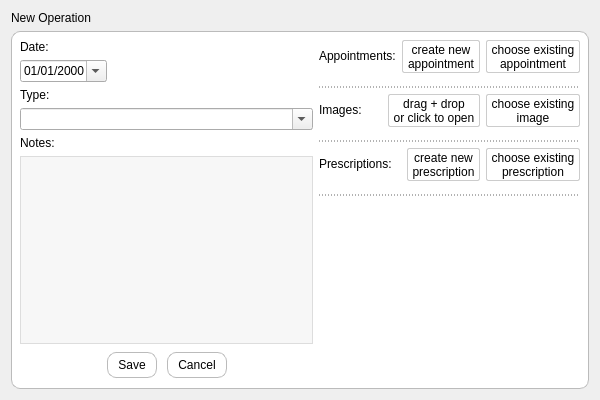
<?xml version="1.0" encoding="UTF-8"?>
<ui version="4.0">
 <class>AddOperation</class>
 <widget class="QDialog" name="AddOperation">
  <property name="windowModality">
   <enum>Qt::NonModal</enum>
  </property>
  <property name="geometry">
   <rect>
    <x>0</x>
    <y>0</y>
    <width>600</width>
    <height>400</height>
   </rect>
  </property>
  <property name="sizePolicy">
   <sizepolicy hsizetype="Fixed" vsizetype="Preferred">
    <horstretch>0</horstretch>
    <verstretch>0</verstretch>
   </sizepolicy>
  </property>
  <property name="minimumSize">
   <size>
    <width>600</width>
    <height>400</height>
   </size>
  </property>
  <property name="windowTitle">
   <string>new operation</string>
  </property>
  <property name="windowIcon">
   <iconset resource="resources.qrc">
    <normaloff>:/icons/New 32x32</normaloff>:/icons/New 32x32</iconset>
  </property>
  <property name="styleSheet">
   <string notr="true"/>
  </property>
  <property name="modal">
   <bool>false</bool>
  </property>
  <layout class="QVBoxLayout" name="verticalLayout">
   <item>
    <widget class="QLabel" name="formTitle">
     <property name="sizePolicy">
      <sizepolicy hsizetype="Preferred" vsizetype="Fixed">
       <horstretch>0</horstretch>
       <verstretch>0</verstretch>
      </sizepolicy>
     </property>
     <property name="text">
      <string>New Operation</string>
     </property>
    </widget>
   </item>
   <item>
    <widget class="QWidget" name="widget" native="true">
     <property name="styleSheet">
      <string notr="true">#widget {
	background:#ffffff;
	border-radius:9px;
	border:1px solid #bbbbbb;
}

QLabel {
	background:#ffffff;
}

QLineEdit, QPlainTextEdit {
	background:#f7f7f7;
	border:1px solid #dddddd;
	padding:2px;
}

#buttonBox QAbstractButton {
	background:#ffffff;
	border-radius:9px;
	border:1px solid #bbbbbb;
	padding:5px;
	padding-left:10px;
	padding-right:10px;
	margin:2px;
}

#buttonBox QAbstractButton:pressed {
	background: #444444;
	color:#ffffff;
}</string>
     </property>
     <layout class="QHBoxLayout" name="horizontalLayout_2">
      <item>
       <layout class="QVBoxLayout" name="verticalLayout_2">
        <item>
         <widget class="QLabel" name="label_2">
          <property name="sizePolicy">
           <sizepolicy hsizetype="Preferred" vsizetype="Fixed">
            <horstretch>0</horstretch>
            <verstretch>0</verstretch>
           </sizepolicy>
          </property>
          <property name="text">
           <string>Date:</string>
          </property>
         </widget>
        </item>
        <item>
         <widget class="QDateEdit" name="op_date">
          <property name="sizePolicy">
           <sizepolicy hsizetype="Fixed" vsizetype="Fixed">
            <horstretch>0</horstretch>
            <verstretch>0</verstretch>
           </sizepolicy>
          </property>
          <property name="styleSheet">
           <string notr="true">QDateEdit, QWidget {
	background:none;
}</string>
          </property>
          <property name="displayFormat">
           <string>dd/MM/yyyy</string>
          </property>
          <property name="calendarPopup">
           <bool>true</bool>
          </property>
          <property name="currentSectionIndex">
           <number>0</number>
          </property>
         </widget>
        </item>
        <item>
         <widget class="QLabel" name="label_3">
          <property name="sizePolicy">
           <sizepolicy hsizetype="Preferred" vsizetype="Fixed">
            <horstretch>0</horstretch>
            <verstretch>0</verstretch>
           </sizepolicy>
          </property>
          <property name="text">
           <string>Type:</string>
          </property>
         </widget>
        </item>
        <item>
         <widget class="QComboBox" name="op_type">
          <property name="styleSheet">
           <string notr="true">QComboBox, QWidget {
	background:none;
}</string>
          </property>
          <property name="editable">
           <bool>true</bool>
          </property>
         </widget>
        </item>
        <item>
         <widget class="QLabel" name="label_4">
          <property name="sizePolicy">
           <sizepolicy hsizetype="Preferred" vsizetype="Fixed">
            <horstretch>0</horstretch>
            <verstretch>0</verstretch>
           </sizepolicy>
          </property>
          <property name="text">
           <string>Notes:</string>
          </property>
         </widget>
        </item>
        <item>
         <widget class="QPlainTextEdit" name="op_notes"/>
        </item>
        <item>
         <widget class="QDialogButtonBox" name="buttonBox">
          <property name="styleSheet">
           <string notr="true">QAbstractButton {
	background:#ffffff;
	border-radius:9px;
	border:1px solid #bbbbbb;
	padding:5px;
	padding-left:10px;
	padding-right:10px;
	margin:2px;
}

QAbstractButton:pressed {
	background: #444444;
	color:#ffffff;
}</string>
          </property>
          <property name="orientation">
           <enum>Qt::Horizontal</enum>
          </property>
          <property name="standardButtons">
           <set>QDialogButtonBox::Cancel|QDialogButtonBox::Save</set>
          </property>
          <property name="centerButtons">
           <bool>true</bool>
          </property>
         </widget>
        </item>
       </layout>
      </item>
      <item>
       <widget class="QWidget" name="right_container" native="true">
        <property name="styleSheet">
         <string notr="true">QWidget {
	background: #ffffff;
}</string>
        </property>
        <layout class="QVBoxLayout" name="verticalLayout_8">
         <property name="margin">
          <number>0</number>
         </property>
         <item>
          <layout class="QVBoxLayout" name="verticalLayout_3">
           <item>
            <layout class="QHBoxLayout" name="horizontalLayout_3">
             <item>
              <widget class="QLabel" name="label_6">
               <property name="sizePolicy">
                <sizepolicy hsizetype="Preferred" vsizetype="Fixed">
                 <horstretch>0</horstretch>
                 <verstretch>0</verstretch>
                </sizepolicy>
               </property>
               <property name="text">
                <string>Appointments:</string>
               </property>
              </widget>
             </item>
             <item>
              <widget class="QToolButton" name="btn_new_att_app">
               <property name="minimumSize">
                <size>
                 <width>0</width>
                 <height>0</height>
                </size>
               </property>
               <property name="styleSheet">
                <string notr="true">QToolButton {
	background: #ffffff;
	border:1px solid #cccccc;
	border-radius:2px;
}

QToolButton:pressed {
	background: #444444;
	color:#ffffff;
}</string>
               </property>
               <property name="text">
                <string>create new
appointment</string>
               </property>
               <property name="icon">
                <iconset resource="resources.qrc">
                 <normaloff>:/icons/Calendar 32x32</normaloff>:/icons/Calendar 32x32</iconset>
               </property>
               <property name="iconSize">
                <size>
                 <width>24</width>
                 <height>24</height>
                </size>
               </property>
               <property name="toolButtonStyle">
                <enum>Qt::ToolButtonIconOnly</enum>
               </property>
              </widget>
             </item>
             <item>
              <widget class="QToolButton" name="btn_old_att_app">
               <property name="minimumSize">
                <size>
                 <width>0</width>
                 <height>0</height>
                </size>
               </property>
               <property name="styleSheet">
                <string notr="true">QToolButton {
	background: #ffffff;
	border:1px solid #cccccc;
	border-radius:2px;
}

QToolButton:pressed {
	background: #444444;
	color:#ffffff;
}</string>
               </property>
               <property name="text">
                <string>choose existing
appointment</string>
               </property>
               <property name="icon">
                <iconset resource="resources.qrc">
                 <normaloff>:/icons/Open File 32x32</normaloff>:/icons/Open File 32x32</iconset>
               </property>
               <property name="iconSize">
                <size>
                 <width>24</width>
                 <height>24</height>
                </size>
               </property>
               <property name="toolButtonStyle">
                <enum>Qt::ToolButtonIconOnly</enum>
               </property>
              </widget>
             </item>
            </layout>
           </item>
           <item>
            <widget class="QWidget" name="app_container" native="true">
             <property name="styleSheet">
              <string notr="true">#app_container {
	border-bottom: 1px dotted #666666;
}</string>
             </property>
             <layout class="QVBoxLayout" name="verticalLayout_7">
              <property name="leftMargin">
               <number>6</number>
              </property>
              <property name="topMargin">
               <number>0</number>
              </property>
              <property name="rightMargin">
               <number>6</number>
              </property>
              <item>
               <layout class="QVBoxLayout" name="verticalLayout_6"/>
              </item>
             </layout>
            </widget>
           </item>
           <item>
            <layout class="QHBoxLayout" name="horizontalLayout">
             <item>
              <widget class="QLabel" name="label_5">
               <property name="sizePolicy">
                <sizepolicy hsizetype="Preferred" vsizetype="Fixed">
                 <horstretch>0</horstretch>
                 <verstretch>0</verstretch>
                </sizepolicy>
               </property>
               <property name="text">
                <string>Images:</string>
               </property>
              </widget>
             </item>
             <item>
              <widget class="QToolButton" name="btn_new_att_img">
               <property name="minimumSize">
                <size>
                 <width>2</width>
                 <height>0</height>
                </size>
               </property>
               <property name="acceptDrops">
                <bool>true</bool>
               </property>
               <property name="toolTip">
                <string>drag + drop or click to open</string>
               </property>
               <property name="styleSheet">
                <string notr="true">QToolButton {
	background: #ffffff;
	border:1px solid #cccccc;
	border-radius:2px;
}

QToolButton:pressed {
	background: #444444;
	color:#ffffff;
}</string>
               </property>
               <property name="text">
                <string>drag + drop
or click to open</string>
               </property>
               <property name="icon">
                <iconset resource="resources.qrc">
                 <normaloff>:/icons/Image 32x32</normaloff>:/icons/Image 32x32</iconset>
               </property>
               <property name="iconSize">
                <size>
                 <width>24</width>
                 <height>24</height>
                </size>
               </property>
               <property name="toolButtonStyle">
                <enum>Qt::ToolButtonIconOnly</enum>
               </property>
              </widget>
             </item>
             <item>
              <widget class="QToolButton" name="btn_old_att_img">
               <property name="minimumSize">
                <size>
                 <width>0</width>
                 <height>0</height>
                </size>
               </property>
               <property name="styleSheet">
                <string notr="true">QToolButton {
	background: #ffffff;
	border:1px solid #cccccc;
	border-radius:2px;
}

QToolButton:pressed {
	background: #444444;
	color:#ffffff;
}</string>
               </property>
               <property name="text">
                <string>choose existing
image</string>
               </property>
               <property name="icon">
                <iconset resource="resources.qrc">
                 <normaloff>:/icons/Open File 32x32</normaloff>:/icons/Open File 32x32</iconset>
               </property>
               <property name="iconSize">
                <size>
                 <width>24</width>
                 <height>24</height>
                </size>
               </property>
               <property name="toolButtonStyle">
                <enum>Qt::ToolButtonIconOnly</enum>
               </property>
              </widget>
             </item>
            </layout>
           </item>
           <item>
            <widget class="QWidget" name="img_container" native="true">
             <property name="styleSheet">
              <string notr="true">#img_container {
	border-bottom:1px dotted #666666;
}</string>
             </property>
             <layout class="QVBoxLayout" name="verticalLayout_5">
              <property name="leftMargin">
               <number>6</number>
              </property>
              <property name="topMargin">
               <number>0</number>
              </property>
              <property name="rightMargin">
               <number>6</number>
              </property>
              <item>
               <layout class="QVBoxLayout" name="verticalLayout_4">
                <property name="spacing">
                 <number>0</number>
                </property>
               </layout>
              </item>
             </layout>
            </widget>
           </item>
           <item>
            <layout class="QHBoxLayout" name="horizontalLayout_4">
             <item>
              <widget class="QLabel" name="label">
               <property name="sizePolicy">
                <sizepolicy hsizetype="Preferred" vsizetype="Fixed">
                 <horstretch>0</horstretch>
                 <verstretch>0</verstretch>
                </sizepolicy>
               </property>
               <property name="text">
                <string>Prescriptions:</string>
               </property>
              </widget>
             </item>
             <item>
              <widget class="QToolButton" name="btn_new_att_prescr">
               <property name="minimumSize">
                <size>
                 <width>0</width>
                 <height>0</height>
                </size>
               </property>
               <property name="styleSheet">
                <string notr="true">QToolButton {
	background: #ffffff;
	border:1px solid #cccccc;
	border-radius:2px;
}

QToolButton:pressed {
	background: #444444;
	color:#ffffff;
}</string>
               </property>
               <property name="text">
                <string>create new
prescription</string>
               </property>
               <property name="icon">
                <iconset resource="resources.qrc">
                 <normaloff>:/icons/Prescription 32x32</normaloff>:/icons/Prescription 32x32</iconset>
               </property>
               <property name="iconSize">
                <size>
                 <width>24</width>
                 <height>24</height>
                </size>
               </property>
               <property name="toolButtonStyle">
                <enum>Qt::ToolButtonIconOnly</enum>
               </property>
              </widget>
             </item>
             <item>
              <widget class="QToolButton" name="btn_old_att_prescr">
               <property name="minimumSize">
                <size>
                 <width>0</width>
                 <height>0</height>
                </size>
               </property>
               <property name="styleSheet">
                <string notr="true">QToolButton {
	background: #ffffff;
	border:1px solid #cccccc;
	border-radius:2px;
}

QToolButton:pressed {
	background: #444444;
	color:#ffffff;
}</string>
               </property>
               <property name="text">
                <string>choose existing
prescription</string>
               </property>
               <property name="icon">
                <iconset resource="resources.qrc">
                 <normaloff>:/icons/Open File 32x32</normaloff>:/icons/Open File 32x32</iconset>
               </property>
               <property name="iconSize">
                <size>
                 <width>24</width>
                 <height>24</height>
                </size>
               </property>
               <property name="toolButtonStyle">
                <enum>Qt::ToolButtonIconOnly</enum>
               </property>
              </widget>
             </item>
            </layout>
           </item>
           <item>
            <widget class="QWidget" name="pre_container" native="true">
             <property name="minimumSize">
              <size>
               <width>0</width>
               <height>0</height>
              </size>
             </property>
             <property name="styleSheet">
              <string notr="true">#pre_container {
	border-bottom:1px dotted #666666;
}</string>
             </property>
             <layout class="QVBoxLayout" name="verticalLayout_10">
              <property name="leftMargin">
               <number>6</number>
              </property>
              <property name="topMargin">
               <number>0</number>
              </property>
              <property name="rightMargin">
               <number>6</number>
              </property>
              <item>
               <layout class="QVBoxLayout" name="verticalLayout_9"/>
              </item>
             </layout>
            </widget>
           </item>
           <item>
            <spacer name="verticalSpacer">
             <property name="orientation">
              <enum>Qt::Vertical</enum>
             </property>
             <property name="sizeHint" stdset="0">
              <size>
               <width>20</width>
               <height>40</height>
              </size>
             </property>
            </spacer>
           </item>
          </layout>
         </item>
        </layout>
       </widget>
      </item>
     </layout>
    </widget>
   </item>
  </layout>
 </widget>
 <resources>
  <include location="resources.qrc"/>
 </resources>
 <connections>
  <connection>
   <sender>buttonBox</sender>
   <signal>accepted()</signal>
   <receiver>AddOperation</receiver>
   <slot>accept()</slot>
   <hints>
    <hint type="sourcelabel">
     <x>248</x>
     <y>254</y>
    </hint>
    <hint type="destinationlabel">
     <x>157</x>
     <y>274</y>
    </hint>
   </hints>
  </connection>
  <connection>
   <sender>buttonBox</sender>
   <signal>rejected()</signal>
   <receiver>AddOperation</receiver>
   <slot>reject()</slot>
   <hints>
    <hint type="sourcelabel">
     <x>316</x>
     <y>260</y>
    </hint>
    <hint type="destinationlabel">
     <x>286</x>
     <y>274</y>
    </hint>
   </hints>
  </connection>
 </connections>
</ui>
